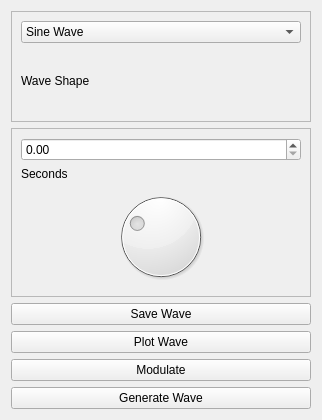
<?xml version="1.0" encoding="UTF-8"?>
<ui version="4.0">
 <class>App</class>
 <widget class="QWidget" name="App">
  <property name="geometry">
   <rect>
    <x>0</x>
    <y>0</y>
    <width>322</width>
    <height>420</height>
   </rect>
  </property>
  <property name="windowTitle">
   <string>AudioHive PreAlpha</string>
  </property>
  <property name="toolTip">
   <string/>
  </property>
  <layout class="QGridLayout" name="gridLayout_2">
   <item row="0" column="0">
    <widget class="QFrame" name="frame_2">
     <property name="frameShape">
      <enum>QFrame::StyledPanel</enum>
     </property>
     <property name="frameShadow">
      <enum>QFrame::Raised</enum>
     </property>
     <layout class="QGridLayout" name="gridLayout">
      <item row="0" column="0">
       <widget class="QComboBox" name="waveBox">
        <property name="editable">
         <bool>false</bool>
        </property>
        <item>
         <property name="text">
          <string>Sine Wave</string>
         </property>
        </item>
        <item>
         <property name="text">
          <string>Triangle Wave</string>
         </property>
        </item>
        <item>
         <property name="text">
          <string>Sawtooth Wave</string>
         </property>
        </item>
        <item>
         <property name="text">
          <string>Square Wave</string>
         </property>
        </item>
       </widget>
      </item>
      <item row="1" column="0">
       <widget class="QLabel" name="label_2">
        <property name="text">
         <string>Wave Shape</string>
        </property>
       </widget>
      </item>
     </layout>
    </widget>
   </item>
   <item row="1" column="0">
    <widget class="QFrame" name="frame">
     <property name="frameShape">
      <enum>QFrame::StyledPanel</enum>
     </property>
     <property name="frameShadow">
      <enum>QFrame::Raised</enum>
     </property>
     <layout class="QVBoxLayout" name="verticalLayout">
      <item>
       <widget class="QDoubleSpinBox" name="secsBox">
        <property name="stepType">
         <enum>QAbstractSpinBox::AdaptiveDecimalStepType</enum>
        </property>
       </widget>
      </item>
      <item>
       <widget class="QLabel" name="label">
        <property name="text">
         <string>Seconds</string>
        </property>
       </widget>
      </item>
      <item>
       <widget class="QDial" name="hertzDial">
        <property name="minimum">
         <number>73</number>
        </property>
        <property name="maximum">
         <number>1300</number>
        </property>
        <property name="singleStep">
         <number>1</number>
        </property>
        <property name="value">
         <number>440</number>
        </property>
        <property name="wrapping">
         <bool>false</bool>
        </property>
        <property name="notchTarget">
         <double>5.000000000000000</double>
        </property>
        <property name="notchesVisible">
         <bool>false</bool>
        </property>
       </widget>
      </item>
     </layout>
    </widget>
   </item>
   <item row="2" column="0">
    <widget class="QPushButton" name="saveButton">
     <property name="text">
      <string>Save Wave</string>
     </property>
    </widget>
   </item>
   <item row="3" column="0">
    <widget class="QPushButton" name="plotButton">
     <property name="text">
      <string>Plot Wave</string>
     </property>
    </widget>
   </item>
   <item row="4" column="0">
    <widget class="QPushButton" name="freqmodButton">
     <property name="text">
      <string>Modulate</string>
     </property>
    </widget>
   </item>
   <item row="5" column="0">
    <widget class="QPushButton" name="waveButton">
     <property name="text">
      <string>Generate Wave</string>
     </property>
    </widget>
   </item>
  </layout>
 </widget>
 <resources/>
 <connections/>
</ui>
